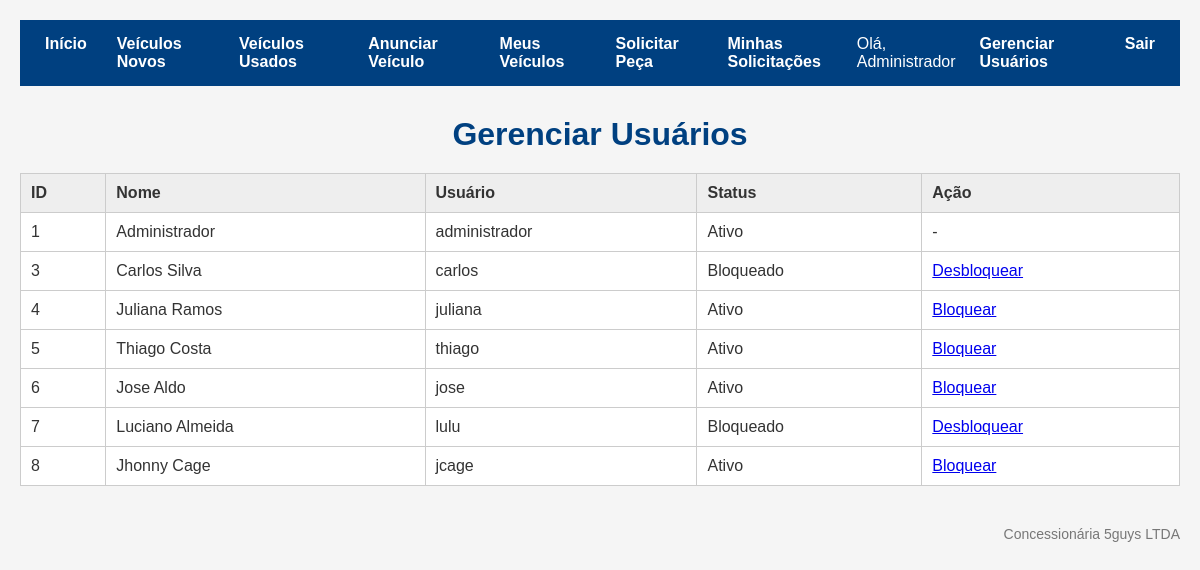
The page /concessionaria/index.php?pagina=adminUsuarios (signed in) on the database as committed earlier.
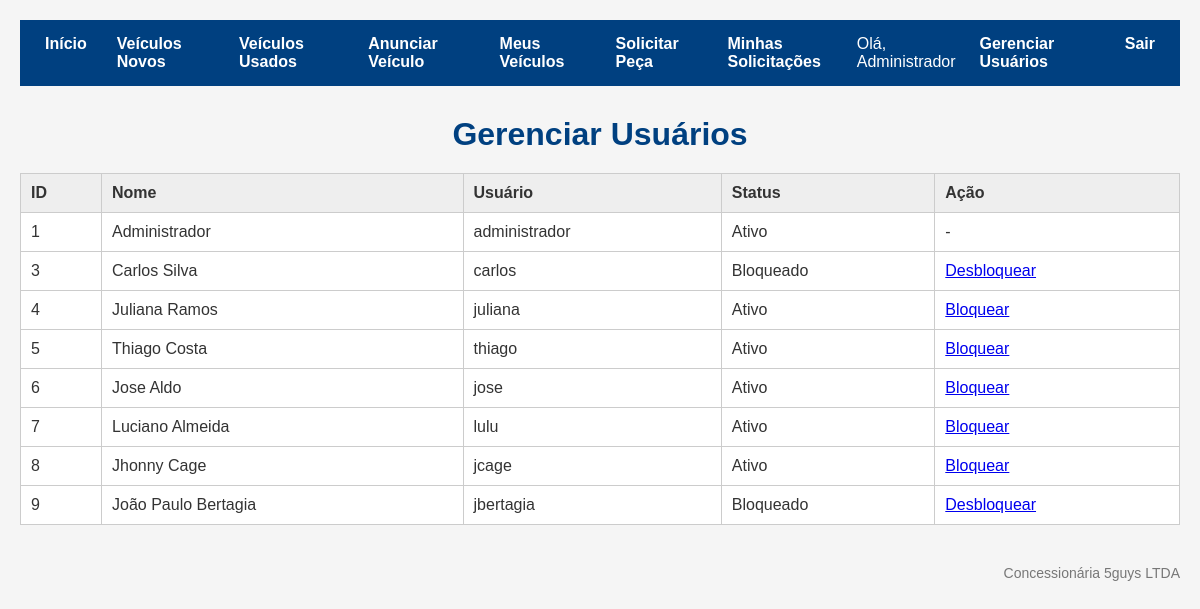
The same page on the database as committed later.
### tables this page shows
CREATE TABLE `usuarios` (
  `id` int(11) NOT NULL,
  `nome` varchar(30) NOT NULL,
  `login` varchar(30) NOT NULL,
  `senha` varchar(255) NOT NULL,
  `dtnasc` date NOT NULL,
  `bloqueado` int(1) NOT NULL DEFAULT 0
);

### concessionaria/model/Usuario.php (called while the page is built, shortened)
<?php
class Usuario
{
    public static function listarTodos()
    {
        $pdo = Banco::conectar();
        $sql = "SELECT * FROM usuarios";
        $stmt = $pdo->query($sql);
        $usuarios = $stmt->fetchAll(PDO::FETCH_ASSOC);
        return $usuarios;
    }
}

### concessionaria/controller/UsuarioController.php (called while the page is built, shortened)
<?php
require_once "model/Usuario.php";
class UsuarioController {
    public static function listarTodos() {
        $usuarios = Usuario::listarTodos();
        return $usuarios;
    }
}

### concessionaria/view/adminUsuarios.php (the view, shortened to what this page needs)
<?php
require_once __DIR__ . "/../controller/UsuarioController.php";
$usuarios = UsuarioController::listarTodos();
?>
<h1>Gerenciar Usuários</h1>
<table border="1" cellpadding="10">
    <tr>
        <th>ID</th>
        <th>Nome</th>
        <th>Usuário</th>
        <th>Status</th>
        <th>Ação</th>
    </tr>
    <?php foreach ($usuarios as $u): ?>
        <tr>
            <td><?= $u['id'] ?></td>
            <td><?= $u['nome'] ?></td>
            <td><?= $u['login'] ?></td>
            <td><?= $u['bloqueado'] ? 'Bloqueado' : 'Ativo' ?></td>
            <td>
                <?php if ($u['login'] !== 'administrador'): ?>
                    <?php if ($u['bloqueado']): ?>
                        <a href="index.php?pagina=desbloquearUsuario&id=<?= $u['id'] ?>">Desbloquear</a>
                    <?php else: ?>
                        <a href="index.php?pagina=bloquearUsuario&id=<?= $u['id'] ?>">Bloquear</a>
                    <?php endif; ?>
                <?php else: ?>
                    -
                <?php endif; ?>
            </td>
        </tr>
    <?php endforeach; ?>
</table>

Rows that differ between the two databases and show on the page:
changed usuarios "Luciano Almeida": bloqueado "Bloqueado Desbloquear" → "Ativo Bloquear"
added usuarios: id "9", nome "João Paulo Bertagia", login "jbertagia", bloqueado "Bloqueado"
